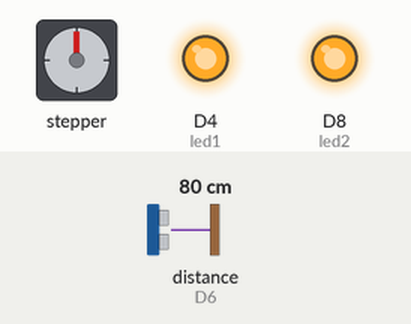
Recording of a sketch running on a simulated ESP8266 (NodeMCU). Shown: stepper motor, output pins drawn as LEDs (lit = HIGH). Wiring (inferred from the names in the program): ultrasonic range finder: trigger D5; echo D6. Inputs (shaded band) come from the test bench; at power-on: distance to the obstacle (sensor on D6) 80 cm. The echo pulse lasts 58.3 µs per cm; stepper angles assume 200 steps per turn; pins used as bus, display or sensor lines are not drawn; what the sketch prints to the serial monitor is not drawn.

Above: at 1.2 s.
1.3 s: distance to the obstacle (sensor on D6) set to 23 cm
4.2 s: distance to the obstacle (sensor on D6) set to 19 cm
At 6.4 s:
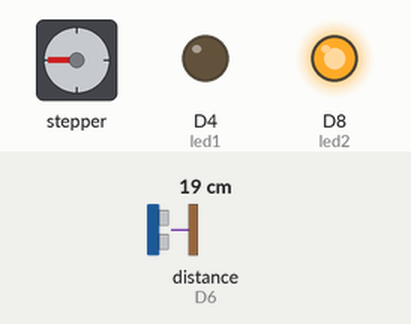
At 7.3 s:
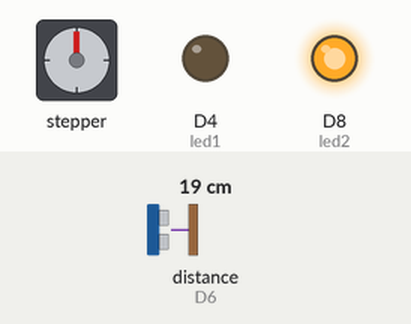
Timing chart, 0 to 9.6 s (numbered marks = the images above; inputs shaded):
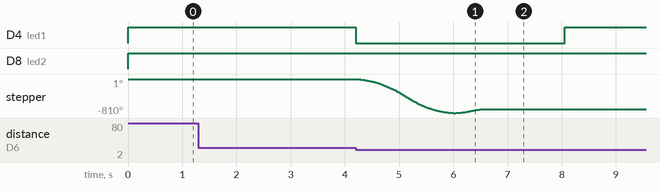

The sketch:

New_candy_macine.ino
```cpp
#include "CTBot.h"
// Include the AccelStepper Library
#include <AccelStepper.h>

/* *** Pinout ***
 *  Stepper steps: D1
 *  Stepper direction: D2
 *  Sonar trig: D5
 *  Sonar echo: D6
 *  LED signal line1: D4
 *  LED signal line2: D8
 *  Photoresistor: A0
*/

//Stepper motor
const int stepPin = D1; // Stepper motor steps
const int dirPin = D2; // Stepper motor direction
#define motorInterfaceType 1 // Define motor interface type (1 for driver)
AccelStepper myStepper(motorInterfaceType, stepPin, dirPin);

// Set motor rotation tries per dispense
const int rotations = 1;

//Sonar
const int trigPin = D5;
const int echoPin = D6;
float duration, distance;
int handDist = 20;

bool covered;

// Photoresistor
const int photoPin = A0;

// LED signal
const int led1 = D4;
const int led2 = D8;


void setup() {

  Serial.begin(115200);

  // Stepper setup
  myStepper.setMaxSpeed(1000);
  myStepper.setAcceleration(500);
  myStepper.setSpeed(200); // Steps per second, 200 is one full rotation

  // LED
  pinMode(led1, OUTPUT);
  pinMode(led2, OUTPUT);

 digitalWrite(led1, LOW);
 digitalWrite(led2, LOW);

  // Sonar
  pinMode(trigPin, OUTPUT);
  pinMode(echoPin, INPUT);

  covered = false;

Serial.print("Setup complete");
Serial.print("\n");
}

void loop(){

 // LED waiting flash
 digitalWrite(led1, HIGH);
 digitalWrite(led2, HIGH);


 // Turn motor to dispense candy if hand is close enough to sensor. If sensor is blocked, wait
 if(sonarPulse() && covered == false)
 {
  covered = true;

    // LED dispensing flash
   digitalWrite(led1, LOW);
   digitalWrite(led2, HIGH);

   // Dispense
   stepForwards();

   // Set candy in consistent position
   setCandy();

   // Prevent over-dispensing
   delay(1500);
  }
}

bool sonarPulse()
{
 // Sonar pulse
 digitalWrite(trigPin, LOW);
 delayMicroseconds(2);
 digitalWrite(trigPin, HIGH);
 delayMicroseconds(10);
 digitalWrite(trigPin, LOW);

 duration = pulseIn(echoPin, HIGH);
 distance = (duration*.0343)/2;
 if(distance <= handDist)
 {
  return true;
 }
 else
 {
  covered = false;
  return false;
 }
}

// Rotation forwards
void stepForwards()
{
  int steps = myStepper.currentPosition() - 450;
  myStepper.moveTo(steps); // Sets the position +100 steps from current position
  while(myStepper.distanceToGo() != 0)
  {
    myStepper.run();
    yield();
  }
}

// Rotation backwards
void stepBackwards()
{
  int steps = myStepper.currentPosition() + 200;
  myStepper.moveTo(steps); // Sets the position +100 steps from current position
  while(myStepper.distanceToGo() != 0)
  {
    myStepper.run();
    yield();
  }
}

void setCandy()
{
  int steps = myStepper.currentPosition() + 50;
  myStepper.moveTo(steps); // Sets the position +50 steps from current position
  while(myStepper.distanceToGo() != 0)
  {
    myStepper.run();
    yield();
  }
}
```

Measured:
- the behaviour switches between 21 and 20 cm on distance to the obstacle (sensor on D6) (found by bisection; images 0 and 1)
- after the input at 1.3 s, every drawn part: stays the same
- after the input at 4.2 s, D4 (led1): HIGH → LOW at once, → HIGH 3.9 s later; stepper: turns 810° counter-clockwise in 1.8 s, then 90° clockwise in 0.51 s
